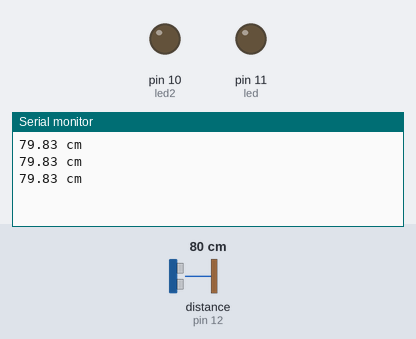
This sketch was run on a simulated Arduino Uno, built with avr-gcc and run on an emulated ATmega328P. On the bench: output pins drawn as LEDs (lit = HIGH), the last lines printed to the serial monitor. Wiring (inferred from the names in the program): ultrasonic range finder: trigger pin 13; echo pin 12. The test bench sets the inputs (shaded band); at power-on: distance to the obstacle (sensor on pin 12) 80 cm. The echo pulse lasts 58.3 µs per cm; pins used as bus, display or sensor lines are not drawn.

Above: at 1.3 s.
1.4 s: distance to the obstacle (sensor on pin 12) set to 197 cm
At 1.9 s:
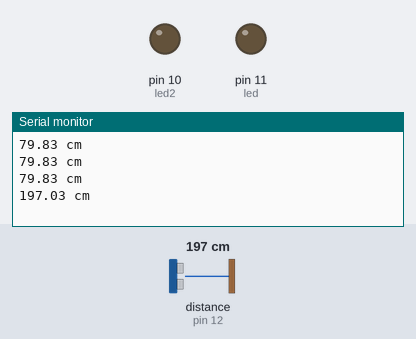
2.9 s: distance to the obstacle (sensor on pin 12) set to 202 cm
At 3.5 s:
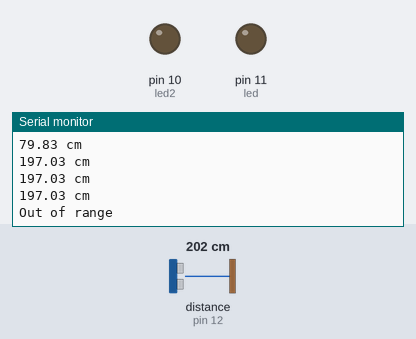

Measured:
- the behaviour switches between 199 and 200 cm on distance to the obstacle (sensor on pin 12) (found by bisection; images 1 and 2)
- after the input at 1.4 s, the serial monitor: prints a new line after 0.13 s (image 1)
- after the input at 2.9 s, the serial monitor: prints a new line after 0.17 s (image 2)

The sketch:

HCSR04.ino
```cpp
#define trigPin 13
#define echoPin 12
#define led 11
#define led2 10

void setup() {
  Serial.begin (9600);
  pinMode(trigPin, OUTPUT);
  pinMode(echoPin, INPUT);
  pinMode(led, OUTPUT);
  pinMode(led2, OUTPUT);
}

void loop() {
  long duration;
  float distance;
  digitalWrite(trigPin, LOW);  // Added this line
  delayMicroseconds(2); // Added this line
  digitalWrite(trigPin, HIGH);
  delayMicroseconds(10); // Added this line
  digitalWrite(trigPin, LOW);
  duration = pulseIn(echoPin, HIGH);
  distance = (duration/2.0) / 29.1;
  if (distance >= 200 || distance <= 0) {
    Serial.println("Out of range");
  }
  else {
    Serial.print(distance);
    Serial.println(" cm");
  }
  delay(500);
}
```
